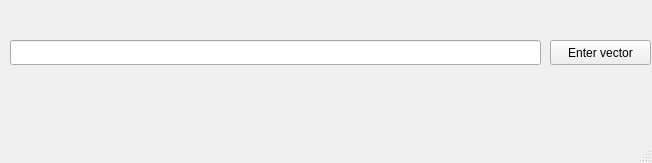
<?xml version="1.0" encoding="UTF-8"?>
<ui version="4.0">
 <class>MainWindow</class>
 <widget class="QMainWindow" name="MainWindow">
  <property name="geometry">
   <rect>
    <x>0</x>
    <y>0</y>
    <width>652</width>
    <height>163</height>
   </rect>
  </property>
  <property name="windowTitle">
   <string>MainWindow</string>
  </property>
  <widget class="QWidget" name="centralwidget">
   <widget class="QPushButton" name="pushButtonInput">
    <property name="geometry">
     <rect>
      <x>550</x>
      <y>40</y>
      <width>101</width>
      <height>25</height>
     </rect>
    </property>
    <property name="text">
     <string>Enter vector</string>
    </property>
   </widget>
   <widget class="QLineEdit" name="lineEdit">
    <property name="geometry">
     <rect>
      <x>10</x>
      <y>40</y>
      <width>531</width>
      <height>25</height>
     </rect>
    </property>
   </widget>
  </widget>
  <widget class="QMenuBar" name="menubar">
   <property name="geometry">
    <rect>
     <x>0</x>
     <y>0</y>
     <width>652</width>
     <height>22</height>
    </rect>
   </property>
  </widget>
  <widget class="QStatusBar" name="statusbar"/>
 </widget>
 <resources/>
 <connections/>
</ui>
